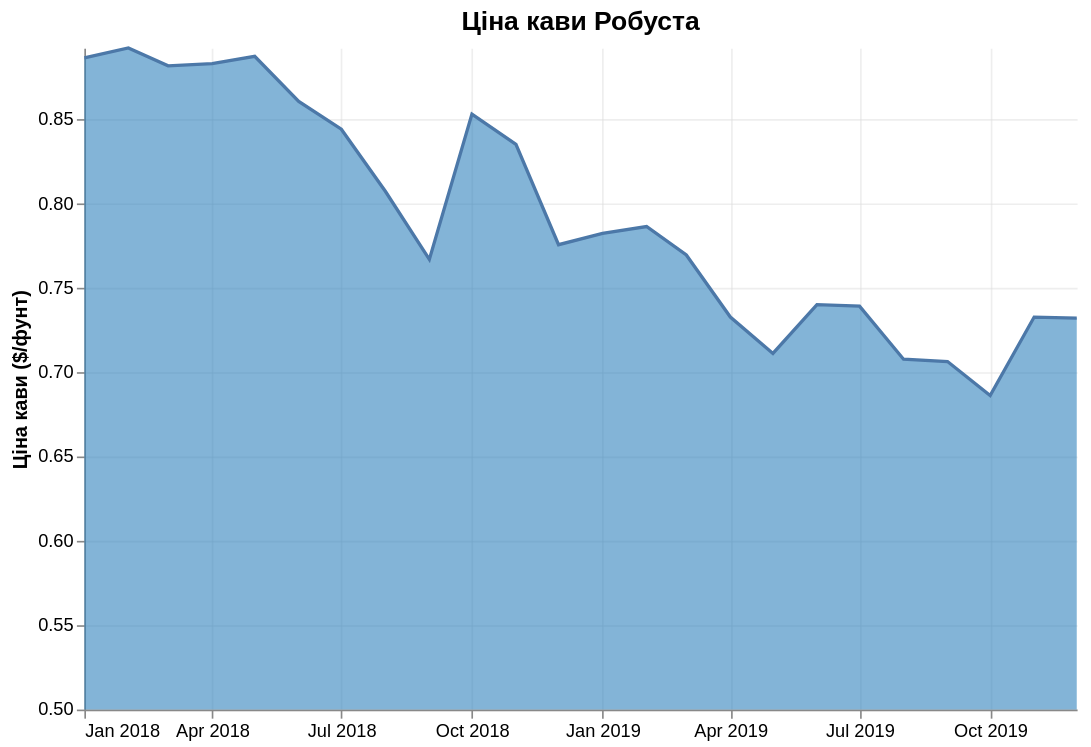

This figure's Vega-Lite source:
### Vega-Lite specification from a JSON file in a GitHub repository (floating-point values rounded to 4 significant figures)
{"$schema": "https://vega.github.io/schema/vega-lite/v5.json", "title": {"text": "Ціна кави Робуста", "fontSize": 16, "fontWeight": "bold"}, "width": 600, "height": 400, "data": {"values": [{"month": "2018-01", "price": 0.8865}, {"month": "2018-02", "price": 0.8924}, {"month": "2018-03", "price": 0.8818}, {"month": "2018-04", "price": 0.8831}, {"month": "2018-05", "price": 0.8874}, {"month": "2018-06", "price": 0.8607}, {"month": "2018-07", "price": 0.8442}, {"month": "2018-08", "price": 0.8074}, {"month": "2018-09", "price": 0.767}, {"month": "2018-10", "price": 0.8532}, {"month": "2018-11", "price": 0.8352}, {"month": "2018-12", "price": 0.7757}, {"month": "2019-01", "price": 0.7824}, {"month": "2019-02", "price": 0.7865}, {"month": "2019-03", "price": 0.7696}, {"month": "2019-04", "price": 0.7328}, {"month": "2019-05", "price": 0.7112}, {"month": "2019-06", "price": 0.7402}, {"month": "2019-07", "price": 0.7393}, {"month": "2019-08", "price": 0.7078}, {"month": "2019-09", "price": 0.7064}, {"month": "2019-10", "price": 0.6863}, {"month": "2019-11", "price": 0.7328}, {"month": "2019-12", "price": 0.7322}]}, "mark": {"type": "area", "color": "#3182bd", "opacity": 0.6, "line": true, "strokeWidth": 1.5}, "encoding": {"x": {"field": "month", "type": "temporal", "title": null, "axis": {"grid": true, "tickCount": 4, "labelExpr": "timeFormat(datum.value, '%b %Y')"}}, "y": {"field": "price", "type": "quantitative", "title": "Ціна кави ($/фунт)", "axis": {"titleFontWeight": "bold", "grid": true}, "stack": null, "scale": {"zero": false, "domainMin": 0.5}}, "tooltip": [{"field": "month", "type": "temporal", "title": "Month"}, {"field": "price", "type": "quantitative", "title": "Price", "format": "$.3f"}]}, "config": {"axis": {"gridColor": "#ddd", "gridOpacity": 0.5, "labelFontSize": 11, "titleFontSize": 12}, "view": {"stroke": null}}}
